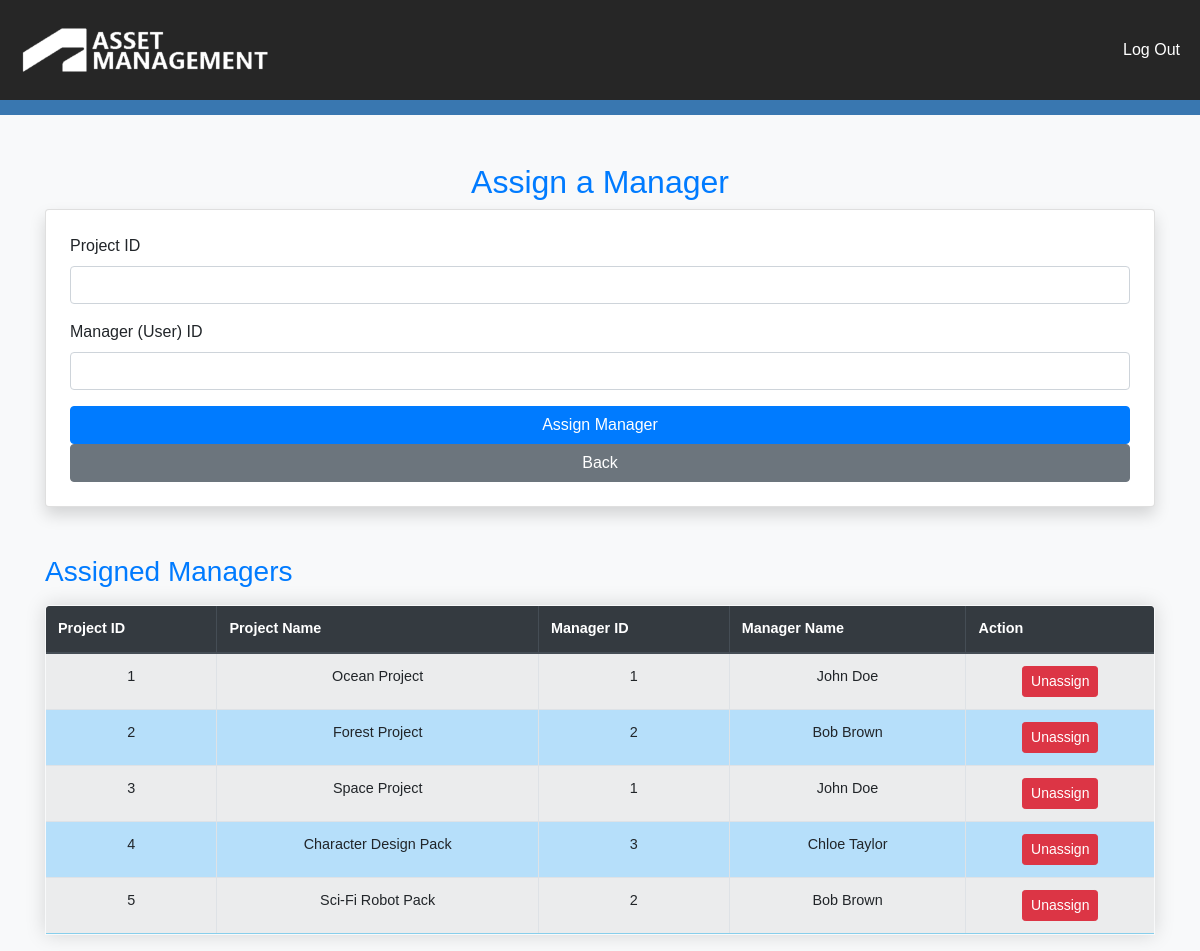
Page /Pages/Assign_Managers.php on the committed database.
### tables this page shows
CREATE TABLE "Project" (
            "ProjectID"	INTEGER,
            "ProjectName" TEXT NOT NULL,
            "ProjectDescription"	TEXT,
            "ProjectManager"	INTEGER,
            PRIMARY KEY("ProjectID")
        );

### Pages/Assign_Managers.php (the view, shortened to what this page needs)
<?php
include __DIR__ . '/NavBar.php';
$db = new SQLite3(__DIR__ . '/../Asset-Manager-DB.db');
$db->exec('PRAGMA foreign_keys = ON;');
$result = $db->query('
    SELECT
        p.ProjectID,
        p.ProjectName,
        u.FName || " " || u.LName AS ManagerName,
        p.ProjectManager
    FROM Project p
    LEFT JOIN User u ON p.ProjectManager = u.UserID
');
?>
<!DOCTYPE html>
<html lang="en">
<head>
<link href="https://stackpath.bootstrapcdn.com/bootstrap/4.5.2/css/bootstrap.min.css" rel="stylesheet">
</head>
<body class="bg-light">
<div class="container mt-5">
<h2 class="text-center text-primary">Assign a Manager</h2>
<form method="POST" class="card shadow p-4 mb-5">
<div class="form-group">
    <label>Project ID</label>
    <input type="number" name="project_id" class="form-control" required>
</div>
<div class="form-group">
    <label>Manager (User) ID</label>
    <input type="number" name="manager_id" class="form-control" required>
</div>
<button type="submit" name="assign_manager" class="btn btn-primary">Assign Manager</button>
<a href="Admin-Dashboard.php" class="btn btn-secondary">Back</a>
</form>
<h3 class="text-primary">Assigned Managers</h3>
<table class="table table-bordered table-striped mt-3">
<thead class="thead-dark">
<tr>
<th>Project ID</th>
<th>Project Name</th>
<th>Manager ID</th>
<th>Manager Name</th>
<th>Action</th>
</tr>
</thead>
<tbody>
<?php while($row = $result->fetchArray(SQLITE3_ASSOC)): ?>
<tr>
<td><?= $row['ProjectID'] ?></td>
<td><?= htmlspecialchars($row['ProjectName']) ?></td>
<td><?= $row['ProjectManager'] ?? 'Unassigned' ?></td>
<td><?= htmlspecialchars($row['ManagerName'] ?? 'N/A') ?></td>
<td>
    <?php if ($row['ProjectManager']): ?>
        <a href="Assign_Managers.php?remove_id=<?= $row['ProjectID'] ?>" class="btn btn-danger btn-sm">Unassign</a>
    <?php else: ?>
        <span class="text-muted">No manager</span>
    <?php endif; ?>
</td>
</tr>
<?php endwhile; ?>
</tbody>
</table>
</div>
</body>
</html>

### Pages/Style.css (style rules this page uses)
* { box-sizing: border-box; margin: 0; padding: 0; font-family: Arial, sans-serif; }
body { background-color: rgb(250, 250, 250); }
table { width: 100%; border-collapse: collapse; margin: 25px 0; font-size: 0.9em; min-width: 400px; border-radius: 5px 5px 0 0; overflow: hidden; box-shadow: 0 0 20px rgba(0, 0, 0, 0.15); }
thead tr { background-color: grey; color: #ffffff; text-align: left; }
th { padding: 12px 15px; }
td { text-align: center; padding: 12px 15px; }
tbody tr { border-bottom: 1px solid #dddddd; }
tbody tr:nth-of-type(even) { background-color:rgb(182, 223, 250); }
tbody tr:last-of-type { border-bottom: 2px solid skyblue; }

### rows in the picture
project: ProjectID "1", ProjectName "Ocean Project", ProjectManager "1", ManagerName "John Doe"
project: ProjectID "2", ProjectName "Forest Project", ProjectManager "2", ManagerName "Bob Brown"
project: ProjectID "3", ProjectName "Space Project", ProjectManager "1", ManagerName "John Doe"
project: ProjectID "4", ProjectName "Character Design Pack", ProjectManager "3", ManagerName "Chloe Taylor"
project: ProjectID "5", ProjectName "Sci-Fi Robot Pack", ProjectManager "2", ManagerName "Bob Brown"
